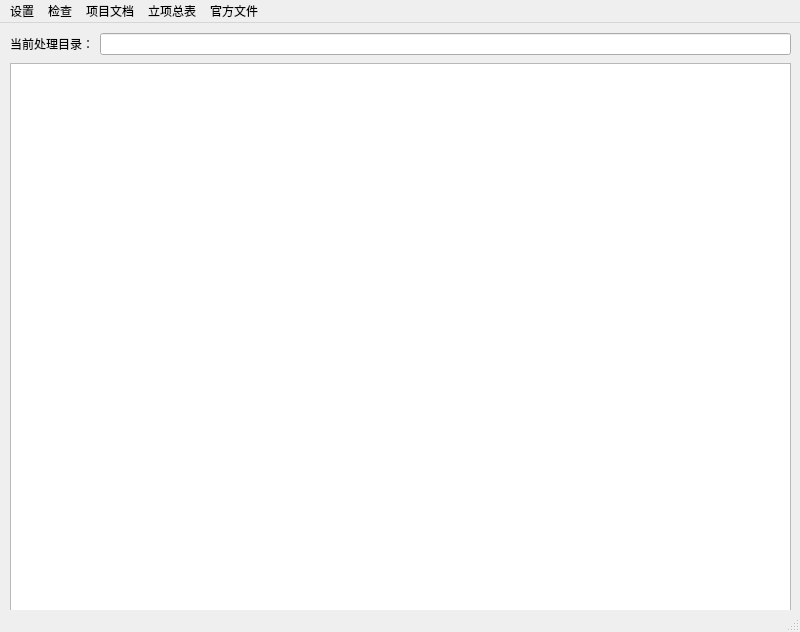
<?xml version="1.0" encoding="UTF-8"?>
<ui version="4.0">
 <class>MainWindow</class>
 <widget class="QMainWindow" name="MainWindow">
  <property name="geometry">
   <rect>
    <x>0</x>
    <y>0</y>
    <width>800</width>
    <height>632</height>
   </rect>
  </property>
  <property name="windowTitle">
   <string>MainWindow</string>
  </property>
  <widget class="QWidget" name="centralwidget">
   <widget class="QTextEdit" name="textEdit">
    <property name="geometry">
     <rect>
      <x>10</x>
      <y>40</y>
      <width>781</width>
      <height>551</height>
     </rect>
    </property>
   </widget>
   <widget class="QWidget" name="layoutWidget">
    <property name="geometry">
     <rect>
      <x>10</x>
      <y>10</y>
      <width>781</width>
      <height>22</height>
     </rect>
    </property>
    <layout class="QHBoxLayout" name="horizontalLayout">
     <item>
      <widget class="QLabel" name="label">
       <property name="text">
        <string>当前处理目录：</string>
       </property>
      </widget>
     </item>
     <item>
      <widget class="QLineEdit" name="lineEdit"/>
     </item>
    </layout>
   </widget>
  </widget>
  <widget class="QMenuBar" name="menubar">
   <property name="geometry">
    <rect>
     <x>0</x>
     <y>0</y>
     <width>800</width>
     <height>22</height>
    </rect>
   </property>
   <widget class="QMenu" name="menu">
    <property name="title">
     <string>设置</string>
    </property>
    <addaction name="actionSelect_Dir"/>
   </widget>
   <widget class="QMenu" name="menu_2">
    <property name="title">
     <string>项目文档</string>
    </property>
    <addaction name="actionreplace"/>
    <addaction name="actionremove_yellow"/>
   </widget>
   <widget class="QMenu" name="menu_3">
    <property name="title">
     <string>立项总表</string>
    </property>
    <addaction name="actioncheck"/>
   </widget>
   <widget class="QMenu" name="menu_4">
    <property name="title">
     <string>检查</string>
    </property>
    <addaction name="separator"/>
    <addaction name="actioncheckall"/>
    <addaction name="actionsearchall"/>
   </widget>
   <widget class="QMenu" name="menu_5">
    <property name="title">
     <string>官方文件</string>
    </property>
    <addaction name="actionpat_table"/>
   </widget>
   <addaction name="menu"/>
   <addaction name="menu_4"/>
   <addaction name="menu_2"/>
   <addaction name="menu_3"/>
   <addaction name="menu_5"/>
  </widget>
  <widget class="QStatusBar" name="statusbar"/>
  <action name="actionSelect_Dir">
   <property name="text">
    <string>Select Dir</string>
   </property>
  </action>
  <action name="actioncheck">
   <property name="text">
    <string>替换</string>
   </property>
  </action>
  <action name="actionreplace">
   <property name="text">
    <string>批量替换</string>
   </property>
  </action>
  <action name="actioncheckall">
   <property name="text">
    <string>检查所有项</string>
   </property>
  </action>
  <action name="actionsearchall">
   <property name="text">
    <string>全文搜索</string>
   </property>
  </action>
  <action name="actionremove_yellow">
   <property name="text">
    <string>去除黄底</string>
   </property>
  </action>
  <action name="actionpat_table">
   <property name="text">
    <string>更新知识产权表</string>
   </property>
  </action>
 </widget>
 <resources/>
 <connections/>
</ui>
